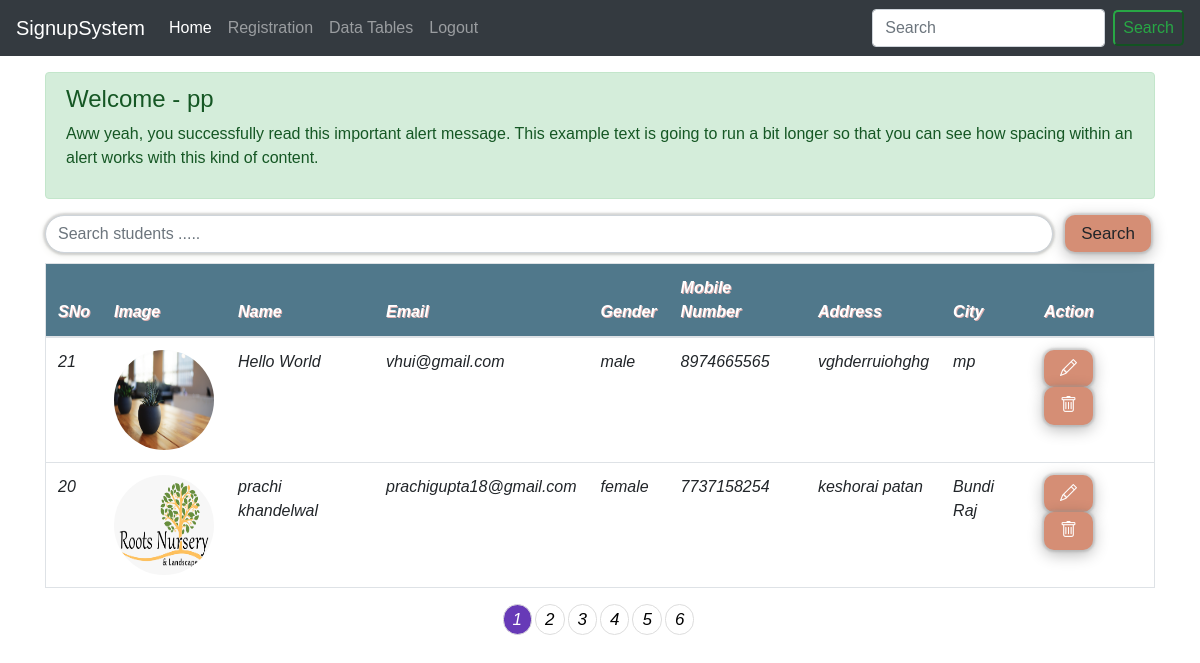
Screenshot of /index.php (signed in) with the database file from the repository.
### tables this page shows
CREATE TABLE `tour` (
  `sno` int(11) NOT NULL,
  `pfimage` varchar(255) NOT NULL,
  `firstname` varchar(50) NOT NULL,
  `lastname` varchar(50) NOT NULL,
  `email` varchar(50) NOT NULL,
  `gender` varchar(22) NOT NULL,
  `mobilenumber` varchar(20) NOT NULL,
  `address` varchar(255) NOT NULL,
  `city` varchar(255) NOT NULL
);

### partials/tabledata.php (the view, shortened to what this page needs)
<div class="container ">
  <form class="search-post my-3" action="partials/search.php" method ="GET">
    <div class="input-group">
      <input style=" border-radius: 20px; margin-bottom: 10px; box-shadow: 0px 0px 2px 2px rgb(158 158 158 / 40%), 0px 2px 8px rgb(234 235 229);" type="text" name="search" class="form-control" placeholder="Search students .....">
      <span class="input-group-btn pl-2">
        <button  type="submit" class="btn mx-1">Search <i class="icon-search"></</button>
      </span>
    </div>
  </form>
  <?php
    include 'db.php';
        $results_per_page = 2;
        $sql = "SELECT * FROM tour";
        $result_total = mysqli_query($conn, $sql);
        $number_of_result = mysqli_num_rows($result_total);
        $number_of_page = ceil($number_of_result / $results_per_page);
        if (!isset($_GET['page']) ) {
            $page_no = 1;
        } else {
            $page_no = $_GET['page'];
        }
        $page_first_result = ($page_no-1) * $results_per_page;
        $query = "SELECT * FROM tour ORDER BY sno DESC LIMIT " . $page_first_result . ',' . $results_per_page;
        $result = mysqli_query($conn, $query);
  ?>
  <table id="myTable" class="table border">
    <?php
      echo "<thead class = 'tp'>";
      echo "<tr>";
      echo "<th>SNo</th>";
      echo "<th>Image</th>";
      echo "<th>Name</th>";
      echo "<th>Email</th>";
      echo "<th>Gender</th>";
      echo "<th>Mobile Number</th>";
      echo "<th>Address</th>";
      echo "<th>City</th>";
      echo "<th>Action</th>";
      echo "</tr>";
      echo "<thead>";
      echo "<tbody class = 'table-group-divider'>";
        if ($number_of_result > 0) {
          while ($row = mysqli_fetch_assoc($result)) {
            echo "<tr>";
            echo "<td>" . $row["sno"] . "<br>";
            echo "<td><img src='partials/photos/".$row['pfimage']."' width='100' height='100'  /></td>";
            echo "<td>" . $row["firstname"] . " " .$row["lastname"]. "<br>";
            echo "<td>" . $row["email"] . "<br>";
            echo "<td>" . $row["gender"] . "<br>";
            echo "<td>" . $row["mobilenumber"] . "<br>";
            echo "<td>" . $row["address"] . "<br>";
            echo "<td>" . $row["city"] . "<br>";
            echo "<td class='action-btn'>
                <a href='partials/update.php?sno=".$row['sno']."' class='btn btn-success btn-sm'><i class='bi bi-pencil'></i></a>
                <a href='partials/delete.php?sno=".$row['sno']."' class='btn btn-danger btn-sm'><i class='bi bi-trash'></i></a>
              </td>";
            echo "</tr>";
          }
        }
      echo "</tbody>";
    ?>
  </table>
  <div class="b-pagination-outer">
        <ul id="border-pagination">
            <?php
            for($page = 1; $page<= $number_of_page; $page++) {
                if ($page == $page_no) {
                  $active = "active";
                }else{
                 $active = "";
                }
                echo '<li><a class="'.$active.'" href="../signupsystem/index.php?page=' . $page . '">' . $page . ' </a></li>';
            }
            ?>
        </ul>
    </div>
</div>

### partials/tabledata.php (style rules this page uses)
.table { border: 50px solid black; background-color: white; }
.tp { background-color: #50788b; color: white; text-shadow: 1px 1px #dfb1b1; }
html, body { font: 100%/1.5 Verdana, sans-serif }
.b-pagination-outer { width: 100%; margin: 0 auto; text-align: center; overflow: hidden; display: flex }
#border-pagination { margin: 0 auto; padding: 0; text-align: center }
#border-pagination li { display: inline; }
#border-pagination li a { display: block; text-decoration: none; color: #000; border: 1px solid #ddd; float: left; border-radius: 50px; padding: 2px 9px; font-size: 17px; margin-right: 3px; }
#border-pagination li a { -webkit-transition: background-color 0.4s; transition: background-color 0.4s }
#border-pagination li a.active { background-color: #673ab7; color: #fff; }
#myTable tr { vertical-align: middle; }
#myTable tr td img { border-radius: 50%; }
.btn { border-radius: 10px; background: #d58e75; border: none; outline: none; font-size: 17px; padding: 6px 16px; box-shadow: 0px 0px 2px 2px rgb(158 158 158 / 40%), 0px 4px 16px rgb(0 0 0 / 30%); }

### rows the page displays
tour: sno "21", pfimage (picture), firstname "Hello", lastname "World", email "vhui@gmail.com", gender "male", mobilenumber "8974665565", address "vghderruiohghg", city "mp"
tour: sno "20", pfimage (picture), firstname "prachi", lastname "khandelwal", email "prachigupta18@gmail.com", gender "female", mobilenumber "7737158254", address "keshorai patan", city "Bundi Raj"

### other values shown
$_SESSION['username'] "pp"
